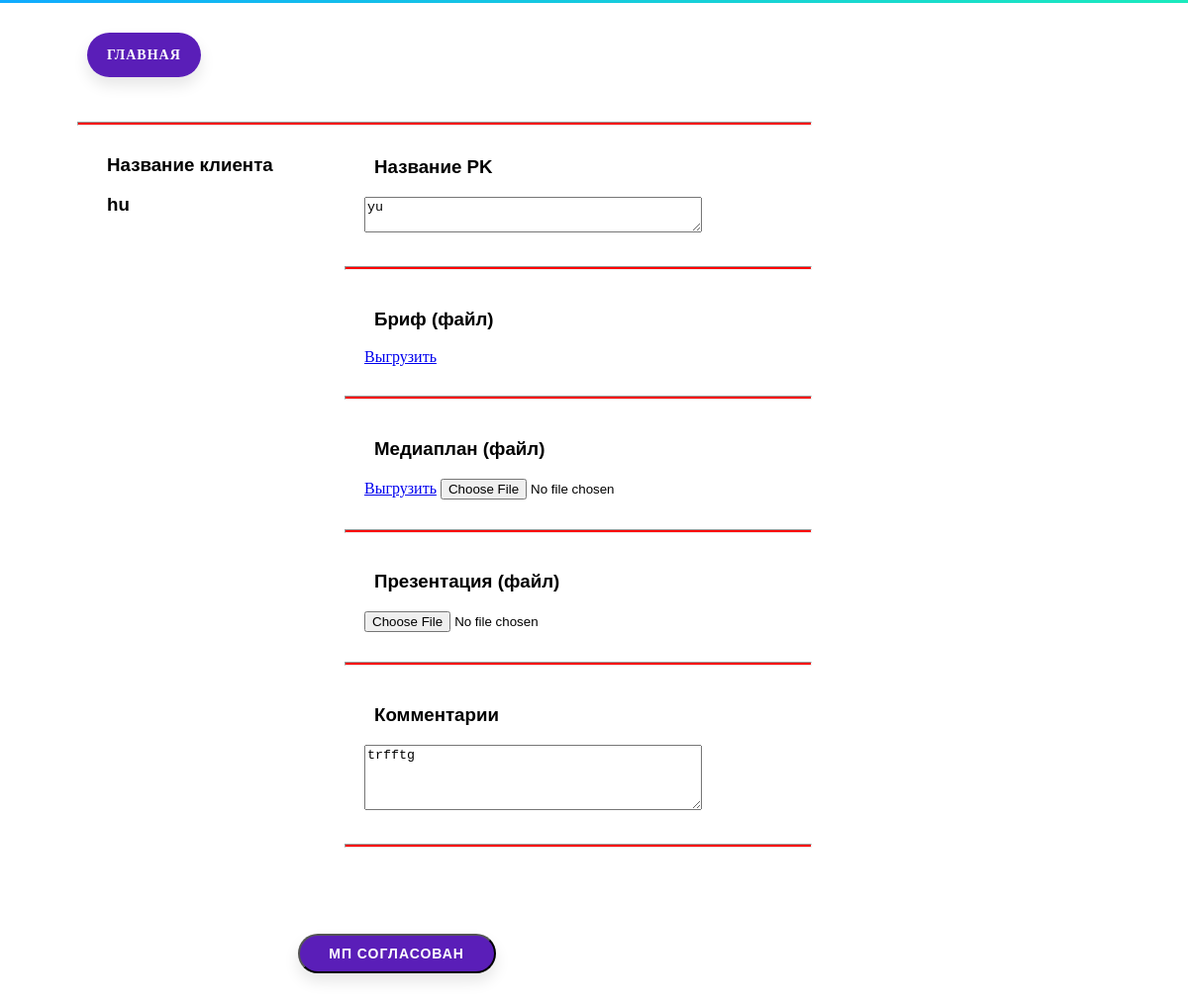
Screenshot of /not_cleared/yu/ (signed in) with the database file from the repository.
### exel/models.py (models this page shows)
class All_file(models.Model):
    username = models.CharField(max_length = 60)
    client = models.CharField(max_length = 50)
    name_rk = models.CharField(max_length = 200)
    dmp = models.FileField(upload_to = content_file_name, null=True)
    brief = models.FileField(upload_to = content_file_name, null=True)
    report = models.FileField(upload_to = content_file_name, null=True)
    presentation = models.FileField(upload_to = content_file_name, null=True)
    comments = models.TextField(null=True)
    mp = models.FileField(upload_to = content_file_name, null=True)

### exel/views.py (the view, shortened to what this page needs)
# urls.py: path('not_cleared/<name_rk>/', views.not_cleared, name='but_not_cleared'),
def not_cleared(request, name_rk):
    if request.user.is_authenticated:
        username = request.user.username
        try:
            m = get_object_or_404(All_file, name_rk=name_rk)
            data = {
                'client': m.client,
                'mp': m.mp,
                'brief': m.brief,
                'form': CommentForm(initial={
                    'name_rk': name_rk,
                    'comments': m.comments,
                        }),
                }
            return render(request, 'but_not_cleared.html', data)
        except ObjectDoesNotExist:
            pass
    else:
        return redirect('exel:login')

### exel/forms.py
class CommentForm(forms.ModelForm):
    comments = forms.CharField(widget=forms.Textarea(attrs={'rows':4, 'cols':40}))
    presentation = forms.FileField(required=False)
    mp = forms.FileField(required=False)
    name_rk = forms.CharField(widget=forms.Textarea(attrs={'rows':2, 'cols':40}))
    class Meta:
        model = All_file
        fields = ['comments', 'name_rk', 'presentation', 'mp',]

### exel/templates/but_not_cleared.html (shortened to what this page needs)
{% extends 'download_calc.html' %}
{% load static %}
{% block content %}
    <div class="all">
    <a href="{% url 'exel:main' %}" class="button">Главная</a>
	<form method="post"
	 enctype="multipart/form-data" id="not_cl">
    	<div class="bk">
		<hr class="r">
		<h3>Название клиента</h3>
        <h3>{{client}}</h3>
		<div id="fields" class="not_cl">
    		<h3>Название PK</h3>
    		<div id="form">
            	{{form.name_rk}}
            </div>
    		<hr>
    		<h3>Бриф (файл)</h3>
    		<div id="form">
            <a href="{{ brief.url }}" id="href">Выгрузить</a>
            </div>
    		<hr>
    		<h3>Медиаплан (файл)</h3>
    		<div id="form">
    		<a href="{{ mp.url }}" id="href">Выгрузить</a>
    		{{form.mp}}
    		</div>
    		<hr>
    		<h3>Презентация (файл)</h3>
    		<div id="form">
    		{{form.presentation}}
    		</div>
    		<hr>
    		<h3>Комментарии</h3>
    		<div id="form">
    		{{form.comments}}
    		</div>
    		<hr>
    	</div>
    	</div>
    	<input type="submit" name="approved" value="МП СОГЛАСОВАН" class="mp">
	</form>
	</div>
{% endblock %}

### exel/static/download_calc.css (style rules this page uses)
h3 { font-family: SEGOE SCRIPT, sans-serif; }
.button { position: relative; top: 30px; padding: 15px 20px; text-decoration: none; margin: 8px 10px; cursor: pointer; width: 200px; height: 35px; border-radius: 45px; font-weight: bold; font-family: Libre Baskerville, serif; font-size: 14px; text-transform: uppercase; text-align: center; letter-spacing: 1px; line-height: 35px; color: white; background: #5A1EB8; box-shadow: 0 8px 15px rgba(0, 0, 0, .1); transition: .3s; }
::placeholder { color:#cbd0d5; }
html::after { content:''; background: linear-gradient(21deg, #10abff, #1beabd); height:3px; width:100%; position:absolute; left:0; top:0; }
div.all { position: absolute; margin-left: 70px; }
form#not_cl { margin-top: 70px; }
.not_cl { margin-left: 270px; position: relative; top: -79px; }
input.mp { position: relative; left: 30%; padding: 7px, 10px, 7px, 10px; text-decoration: none; margin-bottom: 80px; cursor: pointer; width: 200px; height: 40px; border-radius: 45px; font-weight: bold; font-family: 'Montserrat', sans-serif; font-size: 14px; text-transform: uppercase; text-align: center; letter-spacing: 1px; line-height: 35px; color: white; background: #5A1EB8; box-shadow: 0 8px 15px rgba(0, 0, 0, .1); transition: .3s; }
hr.r { height: 2px; width: 740px; background: red; position: relative; top: 10px; margin-top: 10px; }
div#form { padding: 20px; }
div.not_cl hr { height: 2px; width: 470px; background: red; position: relative; margin-top: 10px; }
div.bk h3 { position: relative; top: 20px; left: 30px; }

### rows the page displays
All_file: client "hu", name_rk "yu", comments "trfftg"
